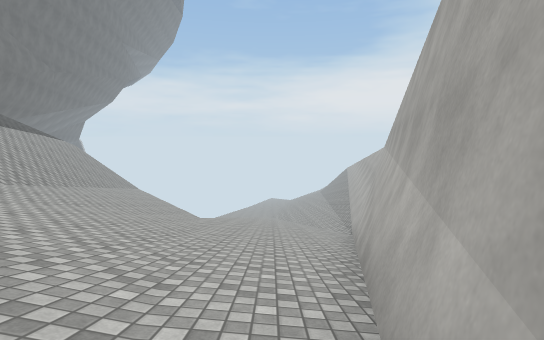
view 1 (above)

17 first-person views from a walk through a scene from a Unity 3-D project. The camera is 1.2 m above the floor, tilts 6° down and sees 85° across. The floor is counted in squares, 2 m on a side. Each view is taken from the middle of a square. On the plan, view 1 faces up. The plan holds only what a view shows up to about 9 squares ahead; the rest is blank. The place goes on beyond the plan. Surface patterns are stand-ins for the level's own textures.

view 2
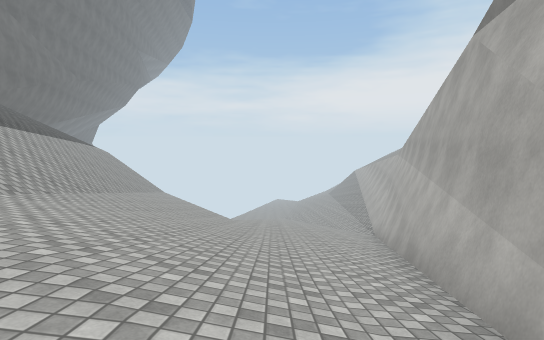

view 3
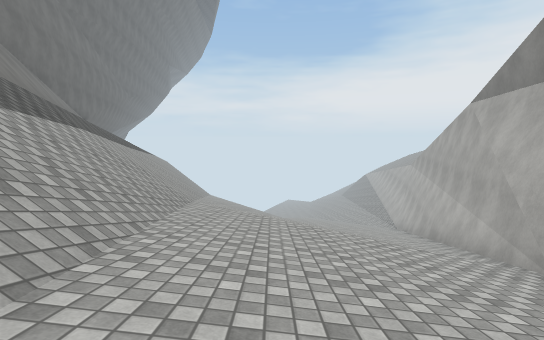

view 4
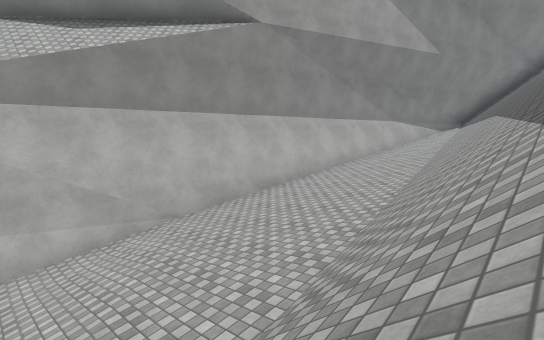

view 5
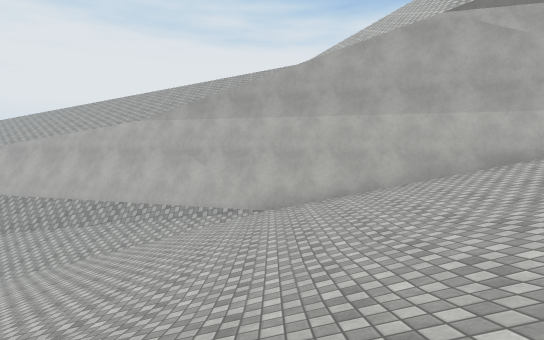

view 6
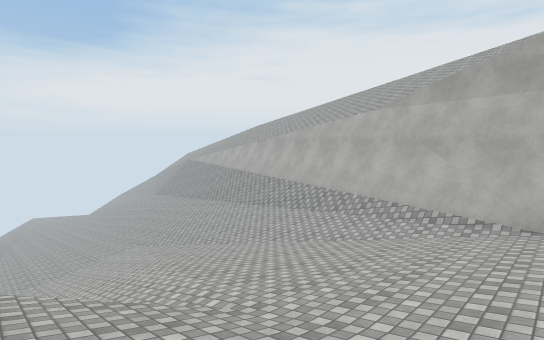

view 7
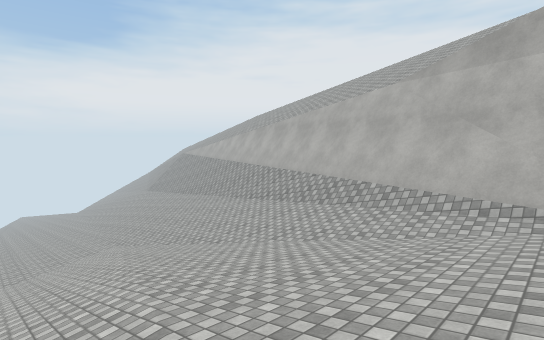

view 8
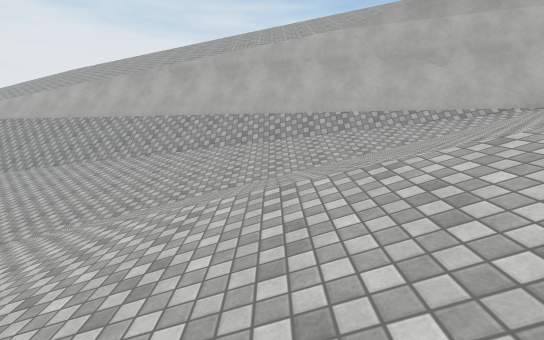

view 9
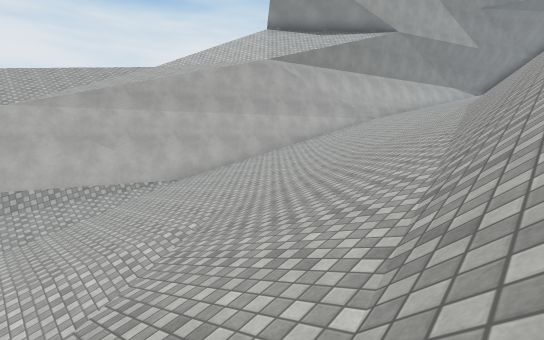

view 10
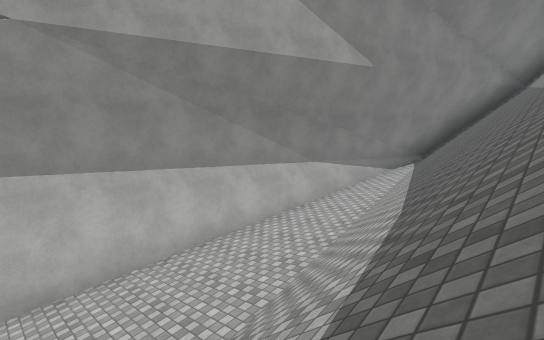

view 11
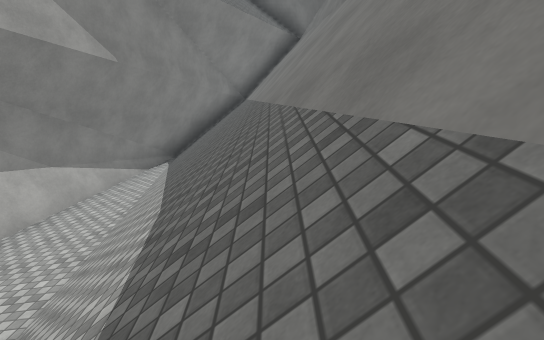

view 12
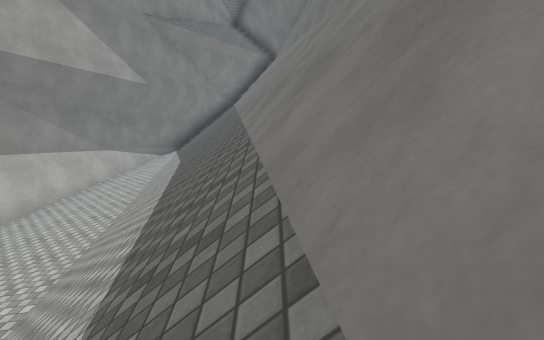

view 13
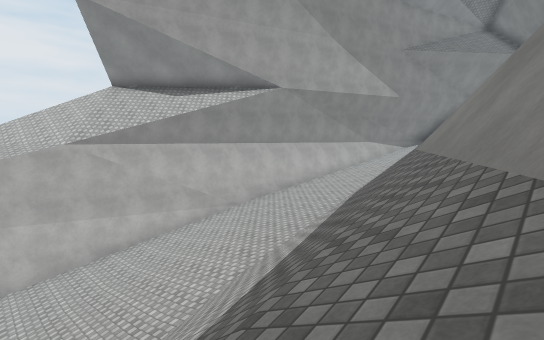

view 14
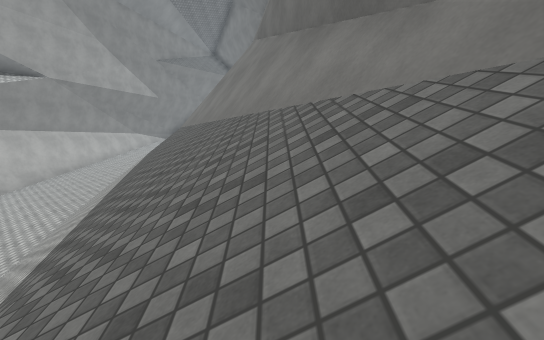

view 15
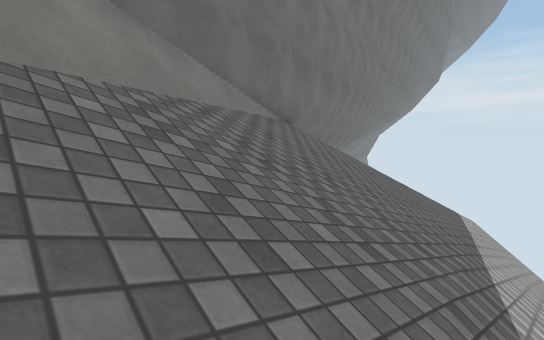

view 16
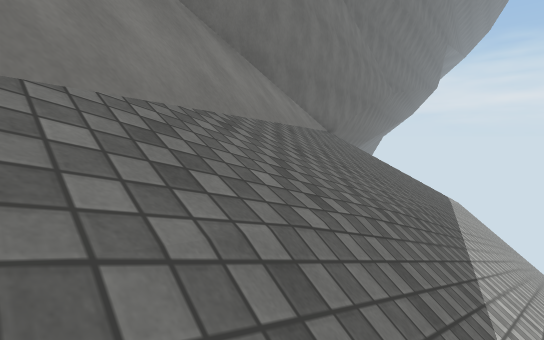

view 17
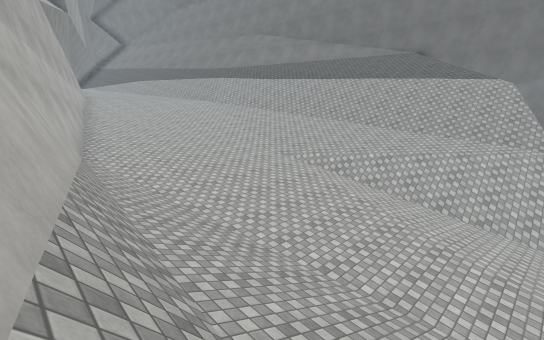

### Floor plan
Key: @ floor where view 1 was taken; # wall or solid block; . main floor; : floor 3.25 m higher than the main floor; - floor 6.5 m lower than the main floor; _ floor 9.5 m lower than the main floor; / step, stairs or slope; = window, fence, low wall or low ledge; v drop or lower ground.
Columns run from 13 left of view 1 to 8 right of it. Each row starts with its distance up from view 1.
 19          ____ ////v
 18          __//_////#
 17           ////////#
 16       ////////////#
 15     /////////////#v
 14     /////////////#v
 13    ///////////-//#//
 12 #vv//////////////#///
 11  #//////////////#v///v
 10  #//////////////#v //
  9  #/////////////-#/
  8   #/////////////#/
  7   #////////////#v
  6   ##///////////#/
  5    #///////////#//
  4    ##//////////#//
  3     #/////////#v
  2     ##////////#/
  1      #///.////#/
  0      ##//.../@v/
 -1      ##//....#
 -2      ##///...#
 -3       #///...#v
 -4       #///:..#
 -5       #///::/#
 -6       #///::#v
 -7       #=//::#
 -8       ##//::#
 -9       ##///:#
-10        #///:#
-11        #///#

Positions as (right, up) in squares from view 1, and headings:
1: (0, 0), facing up
2: (-1, -1), facing up
3: (-3, -4), facing up
4: (-6, 2), facing down-right
5: (-5, 8), facing right
6: (-4, 8), facing up-right
7: (-3, 9), facing up-right
8: (-4, 14), facing right
9: (-7, 13), facing down-right
10: (-6, -3), facing down-right
11: (-6, -3), facing down
12: (-7, 1), facing down
13: (-9, 6), facing down-right
14: (-10, 10), facing down
15: (-8, 6), facing up-left
16: (-7, 3), facing up-left
17: (4, 16), facing down-left
